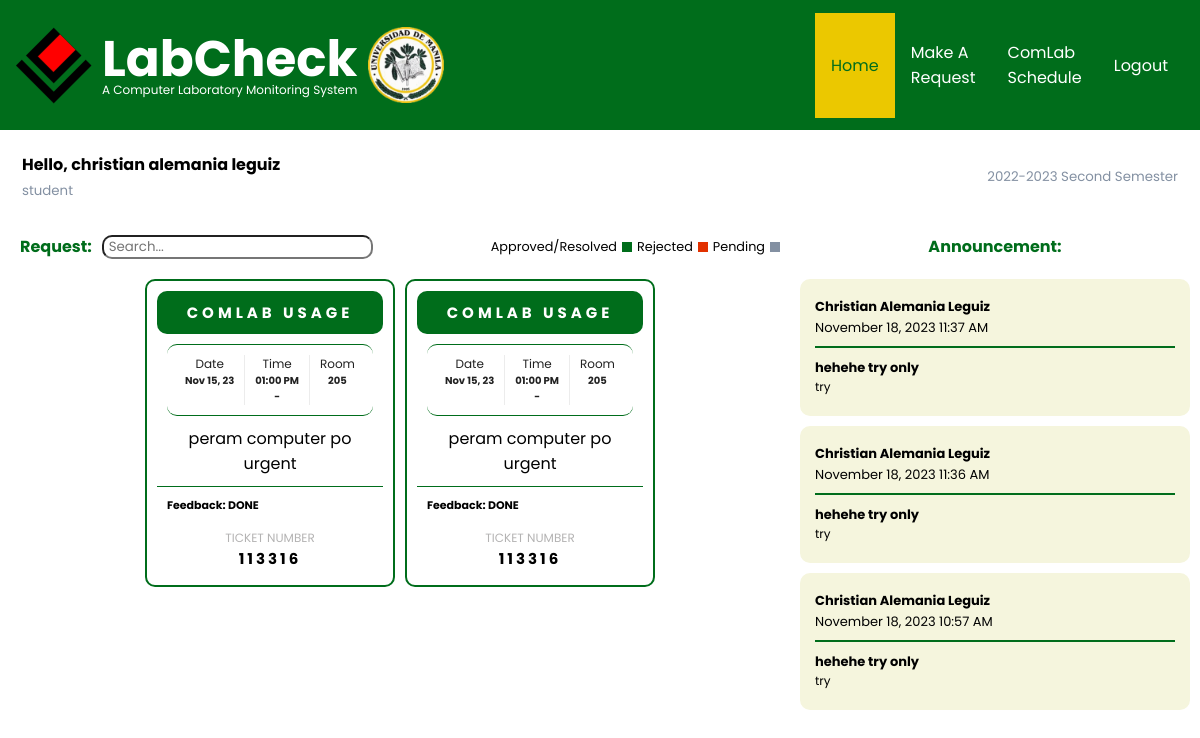
Screenshot of /user_labcheck/home.php (signed in) with the database file from the repository.
### tables this page shows
CREATE TABLE `request` (
  `request_id` int(11) NOT NULL,
  `ticket_no` varchar(6) NOT NULL,
  `user_id` varchar(20) NOT NULL,
  `name` varchar(50) NOT NULL,
  `description` varchar(250) NOT NULL,
  `time` time NOT NULL,
  `time_end` time DEFAULT NULL,
  `date` date NOT NULL,
  `room_id` int(11) NOT NULL,
  `request_type` enum('comlab usage','repair','equipment') NOT NULL,
  `status` enum('pending','approve','reject','resolved') NOT NULL DEFAULT 'pending',
  `feedback` varchar(250) DEFAULT NULL,
  `school_year` varchar(20) NOT NULL,
  `semester` varchar(20) NOT NULL,
  `notify` tinyint(1) NOT NULL DEFAULT 0
);

CREATE TABLE `announcement` (
  `announcement_id` int(11) NOT NULL,
  `user_id` varchar(20) NOT NULL,
  `name` varchar(50) NOT NULL,
  `subject` varchar(100) NOT NULL,
  `description` text NOT NULL,
  `created_at` timestamp NOT NULL DEFAULT current_timestamp() ON UPDATE current_timestamp(),
  `school_year` varchar(20) NOT NULL,
  `semester` varchar(20) NOT NULL
);

### user_labcheck/home.php (the view, shortened to what this page needs)
<?php
    $userid = $_SESSION['userid'];
    $schoolYear = $_SESSION['school_year'];
    $semester = $_SESSION['semester'];
    require_once "../connection/database.php";
    try {
        $sql='SELECT request_id, request_type, ticket_no, description, time, time_end, date, room_id, status, feedback FROM request WHERE user_id = ? AND school_year = ? AND semester = ? ORDER BY request_id DESC';
        $stmt = $conn->prepare($sql);
        $stmt->bind_param('sss', $userid, $schoolYear, $semester);
        $stmt->execute();
        $resultRequest = $stmt->get_result();
    } catch (Exception $e) {
        die('Database error: ' . $e->getMessage());
    }
    try{
        $sql='SELECT a.name, a.subject, a.description, a.created_at
        FROM announcement a
        JOIN academic_year ay
        ON a.school_year = ay.school_year AND a.semester = ay.semester
        WHERE ay.status = 1
        ORDER BY a.created_at DESC';
        $stmt = $conn->prepare($sql);
        $stmt->execute();
        $resultAnnouncement = $stmt->get_result();
    }catch (Exception $e) {
    die('Database error: ' . $e->getMessage());
    }
?>
<!DOCTYPE html>
<html lang="en">
<head>
    <link rel="stylesheet" href="../css/user-style.css" >
    <link rel="stylesheet" href="../css/user-dashboard.css">
    <?php require_once "../partial/user_navbar.php"; ?>
</head>
<body>
    <?php require_once "../partial/user_navbar.php" ?>
    <div class="header-info">
        <div class="name-usertype">
            <h4>Hello, <?=$_SESSION['name']?></h4>
            <small><?=$_SESSION['usertype']?></small>
        </div>
        <small><?=$schoolYear?> <?=$semester?></small>
    </div>
    <div class="home-page">
        <section class="request">
            <section class="header">
                <div class="requestheader-legend">
                    <div class="request-search">
                        <h3>Request: </h3>
                        <input type="text" id="searchInput" placeholder="Search..." />
                    </div>
                    <div class="legend">
                        <p>Approved/Resolved</p><span class="green"></span>
                        <p>Rejected</p><span class="red"></span>
                        <p>Pending</p><span class="gray"></span>
                    </div>
                </div>
            </section>
            <div class="ticket-row" id="ticketRowContainer">
                <?php while ($row = $resultRequest->fetch_assoc()): ?>
                <?php
                    $date = strtotime($row['date']);
                    $formattedDate = date("M d, y", $date);
                    $time = strtotime($row['time']);
                    $formattedTime = date("h:i A", $time);
                    $color='';
                ?>
                <div class="ticket" style="border-color:<?=$color?>;">
                    <div class="ticket-header" style="background-color:<?=$color?>; ">
                        <p><?php echo htmlspecialchars($row['request_type']); ?></p>
                    </div>
                    <div class="ticket-details" style="border-color:<?=$color?>; ">
                        <div class="date">
                            <p>Date</p>
                            <p><?php echo $formattedDate; ?></p>
                        </div>
                        <div class="time">
                            <p>Time</p>
                            <div class="time-duration">
                                <p><?php echo $formattedTime; ?></p> -
                            </div>
                        </div>
                        <div class="room">
                            <p>Room</p>
                            <p><?php echo htmlspecialchars($row['room_id']); ?></p>
                        </div>
                    </div>
                    <div class="ticket-concern" style="border-color:<?=$color?>; ">
                        <p><?php echo htmlspecialchars($row['description']); ?></p>
                    </div>
                    <div class="ticket-feedback">
                        <p>Feedback: <?php echo htmlspecialchars($row['feedback']); ?></p>
                    </div>
                    <div class="ticket-number">
                        <p>TICKET NUMBER</p>
                        <p class="ticket-combination"><?php echo htmlspecialchars($row['ticket_no']); ?></p>
                    </div>
                </div>
                <?php endwhile; ?>
            </div>
        </section>
        <section class="announcement">
            <h3 class="header-announcement">Announcement: </h3>
            <div class="announcement-row">
                <?php while ($rowAnnouncement = $resultAnnouncement->fetch_assoc()): ?>
                    <div class="list-announcement">
                        <div class="announcement-header">
                            <p><b><?php echo htmlspecialchars($rowAnnouncement['name']);?></b></p>
                            <?php
                                $timestamp = strtotime($rowAnnouncement['created_at']);
                                $formattedTimestamp = date("F j, Y g:i A", $timestamp);
                            ?>
                            <p><?php echo htmlspecialchars($formattedTimestamp)?></p>
                        </div>
                        <p class="subject"><b><?php echo htmlspecialchars($rowAnnouncement['subject']);?></b></p>
                        <p class="description"><?php echo $rowAnnouncement['description'];?></p>
                    </div>
                <?php endwhile; ?>
            </div>
        </section>
    </div>
</body>
</html>

### css/user-style.css (style rules this page uses)
:root { --grey: #F1F0F6; --light: #006d1b; --dark: #fff; --light-green: #eff1ed; --blue: #fff; --main-color: #006d1b; --color-dark: #1D2231; --text-grey: #8390A2; }
* { padding: 0; margin: 0; box-sizing: border-box; list-style-type: none; text-decoration: none; font-family: 'Poppins', sans-serif; }
body { background-image: url('../images/bg.png'); background-repeat: no-repeat; background-attachment: fixed; background-size: cover; }
p { margin: 0; }

### css/user-dashboard.css (style rules this page uses)
.home-page { display: flex; align-items: flex-start; gap: 10px; margin: 10px; }
.home-page .request { flex: 2; }
.home-page .announcement { flex: 1; display: flex; }
small { color:#8390A2; }
section { border-radius: 10px; display: flex; flex-direction: column; justify-content: space-between; }
.header-info { background-color: #fff; padding: .75rem; border-radius: 10px; margin: 10px; display: flex; justify-content: space-between; align-items: center; font-size: clamp(0.5rem, 2.0vw, 1rem); }
.header { display: flex; }
.header, .header-announcement { background-color: #fff; font-size: clamp(0.5rem, 2.0vw, 1rem); padding: 10px; }
.header { margin-bottom: 10px; }
.requestheader-legend { display: flex; justify-content: space-between; align-items: center; font-size: clamp(0.5rem, 2.0vw, 1rem); }
.request-search { display: flex; gap: 10px; align-items: center; }
#searchInput { border-radius: 10px; padding: 0 5px; }
.requestheader-legend h3 { font-size: clamp(0.5rem, 2.0vw, 1rem); }
.legend { display: flex; align-items: center; gap: 5px; }
.legend span { height: 10px; width: 10px; }
.legend p { font-size: clamp(0.3rem, 1.5vw, .8rem); }
.green { background-color: #006d1b; }
.red { background-color: #e23100; }
.gray { background-color: #8390A2; }
section h3 { text-transform: capitalize; color: var(--light); text-align: center; border-radius: 10px; }
.announcement-row { height: 65vh; overflow-x: hidden; }
.list-announcement { padding: 20px 15px; margin: 10px 0; background-color: #f5f5dd; border-radius: 10px; font-size: 20px; }
.announcement-header { border-bottom: 2px solid var(--main-color); margin-bottom: 10px; line-height: 80%; padding-bottom: 5px; text-transform: capitalize; }
.announcement-header p { font-size: 13px; padding-bottom: 5px; display: flex; justify-content: space-between; }
.ticket-row { display: flex; flex-wrap: wrap; gap: 10px; justify-content:center; }
.ticket { display: flex; flex-direction: column; justify-content: space-between; border: 2px solid #006d1b; background: #fff; border-radius: 10px; font-family: 'Poppins', sans-serif; text-align: center; width: 250px; padding: 10px; }
.ticket-header { margin: 0; padding: 10px; background: #006d1b; border-radius: 10px; font-size: 15px; text-transform: uppercase; letter-spacing: 4px; font-weight: 800; }
.ticket-header p { color: white; font-weight: bold; }
.ticket-details { display: flex; justify-content: center; border-top: 1px solid #006d1b; border-bottom: 1px solid #006d1b; border-radius: 10px; margin: 10px; }
.ticket-details div :first-child { font-size: 12px; color: #222; }
.ticket-details div :last-child { font-size: 10px; font-weight: bold; color:#222; }
.time-duration p { font-size: 10px !important; font-weight: bold; color: #222; }
.ticket-details > div { padding: 0 10px; margin: 10px 0; }
.date, .time { border-right: 1px solid rgb(236, 236, 236); }
.ticket-concern { padding: 0 10px 10px 10px; border-bottom: 1px solid #006d1b; }
.ticket-feedback p { text-align: left; font-size: 11px; font-weight: bold; padding: 10px; }
.ticket-number { font-size: 12px; padding: 5px; }
.ticket-number :first-child { color: rgb(180, 179, 179); }
.ticket-combination { font-weight: bold; font-size: 15px; letter-spacing: 3px; }
.list-announcement .subject { font-size: 13px; }
.list-announcement .description { font-size: 12px; }

### rows the page displays
request: request_type "COMLAB USAGE", date "Nov 15, 23", time "01:00 PM", room "205", description "peram computer po urgent", feedback "DONE", ticket_no "113316"
request: request_type "COMLAB USAGE", date "Nov 15, 23", time "01:00 PM", room "205", description "peram computer po urgent", feedback "DONE", ticket_no "113316"
announcement: name "Christian Alemania Leguiz", created_at "November 18, 2023 11:37 AM", subject "hehehe try only", description "try"
announcement: name "Christian Alemania Leguiz", created_at "November 18, 2023 11:36 AM", subject "hehehe try only", description "try"
announcement: name "Christian Alemania Leguiz", created_at "November 18, 2023 10:57 AM", subject "hehehe try only", description "try"

### other values shown
$_SESSION['name'] "christian alemania leguiz"
$_SESSION['usertype'] "student"
$schoolYear "2022-2023"
$semester "Second Semester"
